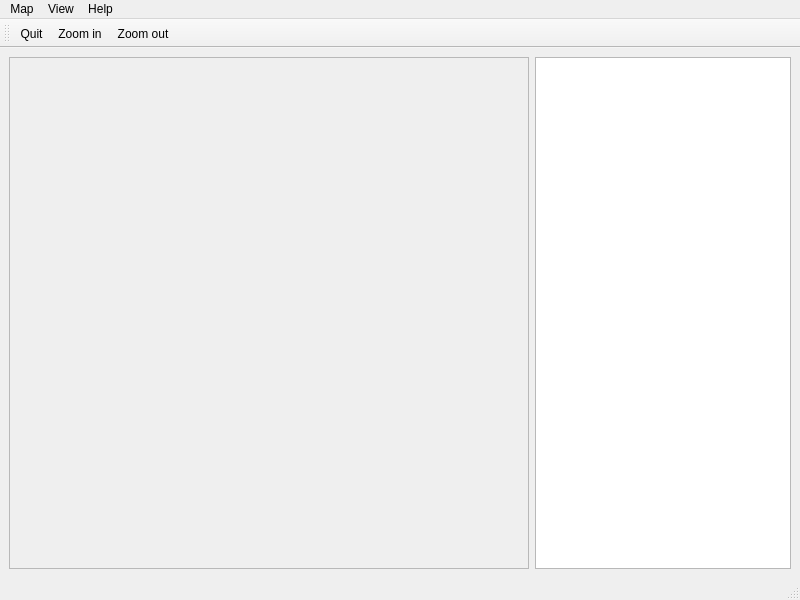
<?xml version="1.0" encoding="UTF-8"?>
<ui version="4.0">
 <class>MainWindow</class>
 <widget class="QMainWindow" name="MainWindow">
  <property name="geometry">
   <rect>
    <x>0</x>
    <y>0</y>
    <width>800</width>
    <height>600</height>
   </rect>
  </property>
  <property name="windowTitle">
   <string>MainWindow</string>
  </property>
  <widget class="QWidget" name="centralwidget">
   <layout class="QHBoxLayout" name="horizontalLayout">
    <item>
     <widget class="QScrollArea" name="scrollArea">
      <property name="widgetResizable">
       <bool>true</bool>
      </property>
      <widget class="QWidget" name="scrollAreaWidgetContents">
       <property name="geometry">
        <rect>
         <x>0</x>
         <y>0</y>
         <width>518</width>
         <height>492</height>
        </rect>
       </property>
      </widget>
     </widget>
    </item>
    <item>
     <widget class="QListWidget" name="palette">
      <property name="sizePolicy">
       <sizepolicy hsizetype="Preferred" vsizetype="Expanding">
        <horstretch>0</horstretch>
        <verstretch>0</verstretch>
       </sizepolicy>
      </property>
     </widget>
    </item>
   </layout>
  </widget>
  <widget class="QMenuBar" name="menubar">
   <property name="geometry">
    <rect>
     <x>0</x>
     <y>0</y>
     <width>800</width>
     <height>26</height>
    </rect>
   </property>
   <widget class="QMenu" name="menuMap">
    <property name="title">
     <string>Map</string>
    </property>
    <addaction name="actionNew"/>
    <addaction name="actionLoad"/>
    <addaction name="actionSave_As"/>
    <addaction name="actionQuit"/>
   </widget>
   <widget class="QMenu" name="menuHelp">
    <property name="title">
     <string>Help</string>
    </property>
    <addaction name="actionAbout"/>
   </widget>
   <widget class="QMenu" name="menuView">
    <property name="title">
     <string>View</string>
    </property>
    <addaction name="actionZoom_in"/>
    <addaction name="actionZoom_out"/>
   </widget>
   <addaction name="menuMap"/>
   <addaction name="menuView"/>
   <addaction name="menuHelp"/>
  </widget>
  <widget class="QStatusBar" name="statusbar"/>
  <widget class="QToolBar" name="toolBar">
   <property name="windowTitle">
    <string>toolBar</string>
   </property>
   <attribute name="toolBarArea">
    <enum>TopToolBarArea</enum>
   </attribute>
   <attribute name="toolBarBreak">
    <bool>false</bool>
   </attribute>
   <addaction name="actionQuit"/>
   <addaction name="actionZoom_in"/>
   <addaction name="actionZoom_out"/>
  </widget>
  <action name="actionNew">
   <property name="text">
    <string>New</string>
   </property>
  </action>
  <action name="actionQuit">
   <property name="text">
    <string>Quit</string>
   </property>
  </action>
  <action name="actionSave_As">
   <property name="text">
    <string>Save As</string>
   </property>
   <property name="shortcut">
    <string>Ctrl+Shift+S</string>
   </property>
  </action>
  <action name="actionLoad">
   <property name="text">
    <string>Open</string>
   </property>
   <property name="shortcut">
    <string>Ctrl+O</string>
   </property>
  </action>
  <action name="actionAbout">
   <property name="text">
    <string>About</string>
   </property>
  </action>
  <action name="actionZoom_in">
   <property name="text">
    <string>Zoom in</string>
   </property>
   <property name="shortcut">
    <string>Ctrl++</string>
   </property>
  </action>
  <action name="actionZoom_out">
   <property name="text">
    <string>Zoom out</string>
   </property>
   <property name="shortcut">
    <string>Ctrl+-</string>
   </property>
  </action>
 </widget>
 <resources/>
 <connections>
  <connection>
   <sender>actionQuit</sender>
   <signal>triggered()</signal>
   <receiver>MainWindow</receiver>
   <slot>close()</slot>
   <hints>
    <hint type="sourcelabel">
     <x>-1</x>
     <y>-1</y>
    </hint>
    <hint type="destinationlabel">
     <x>399</x>
     <y>299</y>
    </hint>
   </hints>
  </connection>
 </connections>
</ui>
